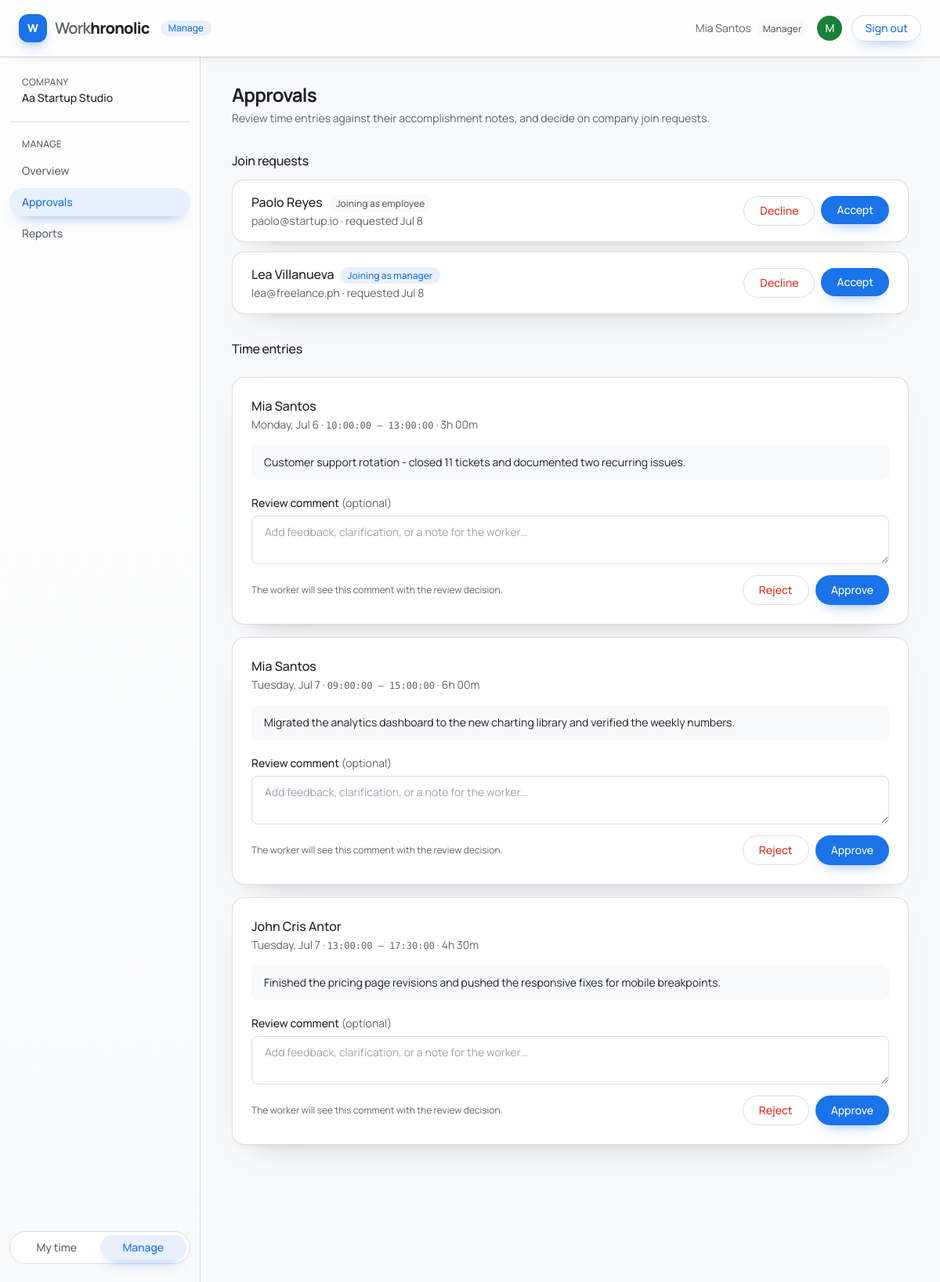
Screenshot of /admin/timesheets.php (signed in) with the database file from the repository.
### tables this page shows
CREATE TABLE users (
  id INT UNSIGNED AUTO_INCREMENT PRIMARY KEY,
  company_id INT UNSIGNED NOT NULL,
  name VARCHAR(120) NOT NULL,
  email VARCHAR(190) NOT NULL UNIQUE,
  password_hash VARCHAR(255) NOT NULL,
  role ENUM('owner', 'manager', 'employee') NOT NULL DEFAULT 'employee',
  status ENUM('active', 'pending', 'inactive') NOT NULL DEFAULT 'pending',
  expected_hours SMALLINT UNSIGNED NOT NULL DEFAULT 0,
  created_at TIMESTAMP NOT NULL DEFAULT CURRENT_TIMESTAMP,
  updated_at TIMESTAMP NOT NULL DEFAULT CURRENT_TIMESTAMP ON UPDATE CURRENT_TIMESTAMP,
  CONSTRAINT fk_users_company
    FOREIGN KEY (company_id) REFERENCES companies(id)
    ON DELETE CASCADE,
  INDEX idx_users_company_status (company_id, status),
  INDEX idx_users_role (role)
);

CREATE TABLE time_entries (
  id INT UNSIGNED AUTO_INCREMENT PRIMARY KEY,
  company_id INT UNSIGNED NOT NULL,
  user_id INT UNSIGNED NOT NULL,
  work_date DATE NOT NULL,
  start_time TIME NOT NULL,
  end_time TIME NULL,
  break_seconds INT UNSIGNED NOT NULL DEFAULT 0,
  hours DECIMAL(6,2) NULL,
  status ENUM('active', 'pending', 'approved', 'rejected') NOT NULL DEFAULT 'pending',
  note TEXT NULL,
  review_comment TEXT NULL,
  reviewed_by INT UNSIGNED NULL,
  reviewed_at DATETIME NULL,
  created_at TIMESTAMP NOT NULL DEFAULT CURRENT_TIMESTAMP,
  updated_at TIMESTAMP NOT NULL DEFAULT CURRENT_TIMESTAMP ON UPDATE CURRENT_TIMESTAMP,
  CONSTRAINT fk_entries_company
    FOREIGN KEY (company_id) REFERENCES companies(id)
    ON DELETE CASCADE,
  CONSTRAINT fk_entries_user
    FOREIGN KEY (user_id) REFERENCES users(id)
    ON DELETE CASCADE,
  CONSTRAINT fk_entries_reviewer
    FOREIGN KEY (reviewed_by) REFERENCES users(id)
    ON DELETE SET NULL,
  INDEX idx_entries_user_date (user_id, work_date),
  INDEX idx_entries_company_status (company_id, status),
  INDEX idx_entries_company_date (company_id, work_date)
);

### includes/functions.php (called while the page is built, shortened)
<?php
function db(): mysqli
{
    global $db;
    return $db;
}
function db_bind(mysqli_stmt $stmt, string $types, array $params): void
{
    $refs = [$types];
    foreach ($params as $key => $value) {
        $refs[] = &$params[$key];
    }
    call_user_func_array([$stmt, 'bind_param'], $refs);
}
function db_execute(string $sql, string $types = '', array $params = []): mysqli_stmt
{
    $stmt = db()->prepare($sql);
    db_bind($stmt, $types, $params);
    $stmt->execute();
    return $stmt;
}
function db_all(string $sql, string $types = '', array $params = []): array
{
    $result = db_execute($sql, $types, $params)->get_result();
    return $result->fetch_all(MYSQLI_ASSOC);
}
function e(?string $value): string
{
    return htmlspecialchars($value ?? '', ENT_QUOTES | ENT_SUBSTITUTE, 'UTF-8');
}
function format_hours(float $hours): string
{
    $h = floor($hours);
    $m = round(($hours - $h) * 60);
    return $h . 'h ' . str_pad((string) $m, 2, '0', STR_PAD_LEFT) . 'm';
}

### includes/auth.php (called while the page is built, shortened)
<?php
function current_user(): ?array
{
    return $_SESSION['user'] ?? null;
}
function user_role(): string
{
    return current_user()['role'] ?? '';
}
function is_manager(): bool
{
    return in_array(user_role(), ['owner', 'manager'], true);
}

### admin/timesheets.php (the view, shortened to what this page needs)
<?php
require_once __DIR__ . '/../includes/auth.php';
$user = current_user();
$company_id = (int) $user['company_id'];
$join_requests = db_all(
    "SELECT id, name, email, role, created_at AS requested
     FROM users
     WHERE company_id = ? AND status = 'pending'
     ORDER BY created_at",
    'i',
    [$company_id]
);
$pending_entries = db_all(
    "SELECT te.id, u.name AS worker, te.work_date AS date, te.start_time AS start,
            te.end_time AS end, te.hours, te.note
     FROM time_entries te
     JOIN users u ON u.id = te.user_id
     WHERE te.company_id = ? AND te.status = 'pending'
     ORDER BY te.work_date, te.start_time",
    'i',
    [$company_id]
);
$base = '../';
require __DIR__ . '/../includes/header.php';
?>
<h1 class="text-2xl font-normal">Approvals</h1>
<p class="mt-1 text-sm text-ggray">Review time entries against their accomplishment notes, and decide on company join requests.</p>
<section class="mt-8" aria-labelledby="join-heading">
  <h2 id="join-heading" class="mb-3 text-base font-medium">Join requests</h2>
  <?php if (!$join_requests): ?>
    <div class="rounded-2xl border border-gline bg-white p-8 text-center">
      <p class="text-sm text-ggray">No one is waiting to join. Share your company code to invite people.</p>
    </div>
  <?php else: ?>
    <div class="space-y-3">
      <?php foreach ($join_requests as $req): ?>
      <article class="flex flex-wrap items-center justify-between gap-4 rounded-2xl border border-gline bg-white px-6 py-4">
        <div>
          <p class="font-medium"><?= e($req['name']) ?>
            <span class="ml-1 rounded-full px-2.5 py-0.5 text-xs font-medium <?= $req['role'] === 'manager'
                ? 'bg-gblue-tint text-gblue' : 'bg-gbg text-ggray' ?>">Joining as <?= e($req['role']) ?></span>
          </p>
          <p class="mt-0.5 text-sm text-ggray"><?= e($req['email']) ?> · requested <?= e(date('M j', strtotime($req['requested']))) ?></p>
        </div>
        <div class="flex gap-2">
          <form method="post" action="timesheets.php" data-confirm="Decline this join request?">
            <button type="submit" class="rounded-full border border-gline px-5 py-2 text-sm font-medium text-gred hover:bg-gred-tint">Decline</button>
          </form>
          <form method="post" action="timesheets.php">
            <button type="submit" class="rounded-full bg-gblue px-5 py-2 text-sm font-medium text-white hover:bg-gblue-dark">Accept</button>
          </form>
        </div>
      </article>
      <?php endforeach; ?>
    </div>
  <?php endif; ?>
</section>
<h2 class="mt-8 mb-3 text-base font-medium">Time entries</h2>
<?php if (!$pending_entries): ?>
  <div class="mt-6 rounded-2xl border border-gline bg-white p-10 text-center">
    <p class="text-base font-medium">All caught up</p>
    <p class="mt-1 text-sm text-ggray">New clock-outs and manual entries will appear here for review.</p>
  </div>
<?php else: ?>
  <div class="mt-6 space-y-4">
    <?php foreach ($pending_entries as $entry): ?>
    <article class="rounded-2xl border border-gline bg-white p-6">
      <div>
        <p class="font-medium"><?= e($entry['worker']) ?></p>
        <p class="mt-0.5 text-sm text-ggray">
          <?= e(date('l, M j', strtotime($entry['date']))) ?> ·
          <span class="font-mono text-xs"><?= e($entry['start']) ?> – <?= e($entry['end']) ?></span> ·
          <?= e(format_hours($entry['hours'])) ?>
        </p>
      </div>
      <p class="mt-4 rounded-lg bg-gbg px-4 py-3 text-sm text-gink"><?= e($entry['note']) ?></p>
      <form method="post" action="timesheets.php" class="mt-5">
        <label class="mb-1.5 block text-sm font-medium" for="review-comment-<?= (int) $entry['id'] ?>">Review comment <span class="font-normal text-ggray">(optional)</span></label>
        <textarea id="review-comment-<?= (int) $entry['id'] ?>" name="review_comment" rows="2" maxlength="1000"
                  placeholder="Add feedback, clarification, or a note for the worker…"
                  class="w-full rounded-lg border border-gline px-4 py-2.5 text-sm outline-none focus:border-gblue focus:ring-2 focus:ring-gblue/30"></textarea>
        <div class="mt-2 flex flex-wrap items-center justify-between gap-3">
          <p class="text-xs text-ggray">The worker will see this comment with the review decision.</p>
          <div class="flex gap-2">
            <button type="submit" name="action" value="reject"
                    data-confirm="Reject this entry? The worker will be asked to revise it."
                    class="rounded-full border border-gline px-5 py-2 text-sm font-medium text-gred hover:bg-gred-tint">Reject</button>
            <button type="submit" name="action" value="approve"
                    class="rounded-full bg-gblue px-5 py-2 text-sm font-medium text-white hover:bg-gblue-dark">Approve</button>
          </div>
        </div>
      </form>
    </article>
    <?php endforeach; ?>
  </div>
<?php endif; ?>
<?php require __DIR__ . '/../includes/footer.php'; ?>

### includes/header.php (shortened to what this page needs)
<?php
$base = $base ?? '';
$user = current_user();
$self = basename($_SERVER['PHP_SELF']);
$in_admin = str_contains($_SERVER['PHP_SELF'], '/admin/');
if ($in_admin) {
    $nav = [
        ['dashboard.php',  'Overview'],
        ['timesheets.php', 'Approvals'],
        ['reports.php',    'Reports'],
    ];
} else {
    $nav = [
        ['dashboard.php', 'Dashboard'],
        ['timesheet.php', 'Timesheet'],
        ['profile.php',   'Profile'],
    ];
}
$switch = is_manager() ? [
    'personal' => $in_admin ? '../dashboard.php' : 'dashboard.php',
    'manage'   => $in_admin ? 'dashboard.php' : 'admin/dashboard.php',
] : null;
?>
<!DOCTYPE html>
<html lang="en">
<head>
<script src="https://cdn.tailwindcss.com"></script>
</head>
<body class="min-h-screen bg-gbg font-sans text-gink">
<header class="sticky top-0 z-20 border-b border-gline bg-white/85 backdrop-blur-xl">
  <div class="flex h-[4.5rem] items-center gap-6 px-4 sm:px-6">
    <a href="<?= e($base) ?>dashboard.php" class="flex items-center gap-2.5 shrink-0">
      <span class="grid h-9 w-9 place-items-center rounded-xl bg-gblue text-sm font-extrabold text-white shadow-lg shadow-gblue/25">W</span>
      <span class="text-xl font-semibold tracking-[-0.04em] text-ggray">Work<span class="font-extrabold text-gink">hronolic</span></span>
      <?php if ($in_admin): ?>
        <span class="ml-1 rounded-full bg-gblue-tint px-2.5 py-0.5 text-xs font-medium text-gblue">Manage</span>
      <?php endif; ?>
    </a>
    <?php if ($user): ?>
    <div class="ml-auto flex items-center gap-3">
      <span class="hidden text-sm text-ggray md:block">
        <?= e($user['name']) ?>
        <span class="ml-1 rounded-full bg-gbg px-2 py-0.5 text-xs font-medium text-ggray"><?= e(ucfirst($user['role'])) ?></span>
      </span>
      <span class="grid h-8 w-8 place-items-center rounded-full bg-ggreen text-sm font-medium text-white"
            title="<?= e($user['email']) ?>"><?= e(mb_strtoupper(mb_substr($user['name'], 0, 1))) ?></span>
      <a href="<?= e($base) ?>logout.php"
         class="rounded-full border border-gline px-4 py-1.5 text-sm font-medium text-gblue hover:bg-gblue-tint">Sign out</a>
    </div>
    <?php endif; ?>
  </div>
</header>
<div class="flex w-full justify-center">
  <?php if ($user): ?>
  <aside class="hidden w-64 shrink-0 border-r border-gline sm:block" aria-label="Sidebar">
    <div class="sticky top-[4.5rem] flex h-[calc(100vh-4.5rem)] flex-col px-3 py-6">
      <?php if (!empty($user['company'])): ?>
      <div class="mb-5 border-b border-gline px-4 pb-5">
        <p class="text-xs font-medium uppercase tracking-wide text-ggray">Company</p>
        <p class="mt-0.5 truncate text-sm font-medium" title="<?= e($user['company']) ?>"><?= e($user['company']) ?></p>
      </div>
      <?php endif; ?>
      <nav class="flex flex-col gap-1" aria-label="Main">
        <p class="mb-1 px-4 text-xs font-medium uppercase tracking-wide text-ggray"><?= $in_admin ? 'Manage' : 'My time' ?></p>
        <?php foreach ($nav as [$href, $label]): $active = !str_contains($href, '/') && $self === $href; ?>
          <a href="<?= e($href) ?>"
             class="rounded-full px-4 py-2 text-sm font-medium <?= $active
                ? 'bg-gblue-tint text-gblue'
                : 'text-ggray hover:bg-white hover:text-gink' ?>"
             <?= $active ? 'aria-current="page"' : '' ?>><?= e($label) ?></a>
        <?php endforeach; ?>
      </nav>
      <?php if ($switch): ?>
      <div class="mt-auto pt-6">
        <div class="flex rounded-full border border-gline bg-white p-1 text-sm font-medium" role="group" aria-label="Workspace">
          <a href="<?= e($switch['personal']) ?>"
             class="flex-1 rounded-full px-3 py-1.5 text-center <?= !$in_admin ? 'bg-gblue-tint text-gblue' : 'text-ggray hover:text-gink' ?>"
             <?= !$in_admin ? 'aria-current="true"' : '' ?>>My time</a>
          <a href="<?= e($switch['manage']) ?>"
             class="flex-1 rounded-full px-3 py-1.5 text-center <?= $in_admin ? 'bg-gblue-tint text-gblue' : 'text-ggray hover:text-gink' ?>"
             <?= $in_admin ? 'aria-current="true"' : '' ?>>Manage</a>
        </div>
      </div>
      <?php endif; ?>
    </div>
  </aside>
  <?php endif; ?>
<main class="<?= $user ? 'mx-auto max-w-[82rem]' : 'w-full max-w-none' ?> min-w-0 flex-1 px-4 py-8 sm:px-8 lg:px-10">

### includes/footer.php (shortened to what this page needs)
</main>
</div>
</body>
</html>

### includes/header.php (style rules this page uses)
html { -webkit-font-smoothing: antialiased; }
body { background-color: #f8f9fa; }
header { box-shadow: 0 1px 0 rgba(15, 23, 42, .04), 0 8px 22px -20px rgba(15, 23, 42, .32); }
aside { background: linear-gradient(180deg, rgba(255,255,255,.75), rgba(248,250,252,.6)); }
h1 { font-weight: 700 !important; letter-spacing: -.035em; }
h2 { letter-spacing: -.018em; }
main .rounded-2xl.border { border-color: rgba(218, 220, 224, .94); box-shadow: 0 18px 42px -30px rgba(15, 23, 42, .36), 0 5px 12px -10px rgba(15, 23, 42, .14); }
main input, main textarea, main select { border-color: #dadce0 !important; background-color: rgba(255, 255, 255, .9); transition: border-color .18s ease, box-shadow .18s ease, background-color .18s ease; }
button, a { transition: color .18s ease, background-color .18s ease, border-color .18s ease, box-shadow .18s ease, transform .18s ease; }
button[class*="bg-gblue"] { box-shadow: 0 10px 18px -12px rgba(26, 115, 232, .7); }
a.rounded-full[class*="bg-gblue"] { box-shadow: 0 10px 18px -12px rgba(26, 115, 232, .7); }

### rows the page displays
users: name "Paolo Reyes", role "employee", email "paolo@startup.io", created_at "Jul 8"
users: name "Lea Villanueva", role "manager", email "lea@freelance.ph", created_at "Jul 8"
time_entries: user.name "Mia Santos", work_date "Monday, Jul 6", start_time "10:00:00", end_time "13:00:00", hours "3h 00m", note "Customer support rotation - closed 11 tickets and documented two recurring issues.", review_comment "Add feedback, clarification, or a note for the worker…"
time_entries: user.name "Mia Santos", work_date "Tuesday, Jul 7", start_time "09:00:00", end_time "15:00:00", hours "6h 00m", note "Migrated the analytics dashboard to the new charting library and verified the weekly numbers.", review_comment "Add feedback, clarification, or a note for the worker…"
time_entries: user.name "John Cris Antor", work_date "Tuesday, Jul 7", start_time "13:00:00", end_time "17:30:00", hours "4h 30m", note "Finished the pricing page revisions and pushed the responsive fixes for mobile breakpoints.", review_comment "Add feedback, clarification, or a note for the worker…"

### other values shown
$user['name'] "Mia Santos"
$user['role'] "Manager"
mb_strtoupper(mb_substr($user['name'], 0, 1)) "M"
$user['company'] "Aa Startup Studio"
$label "Overview"
$label "Approvals"
$label "Reports"
